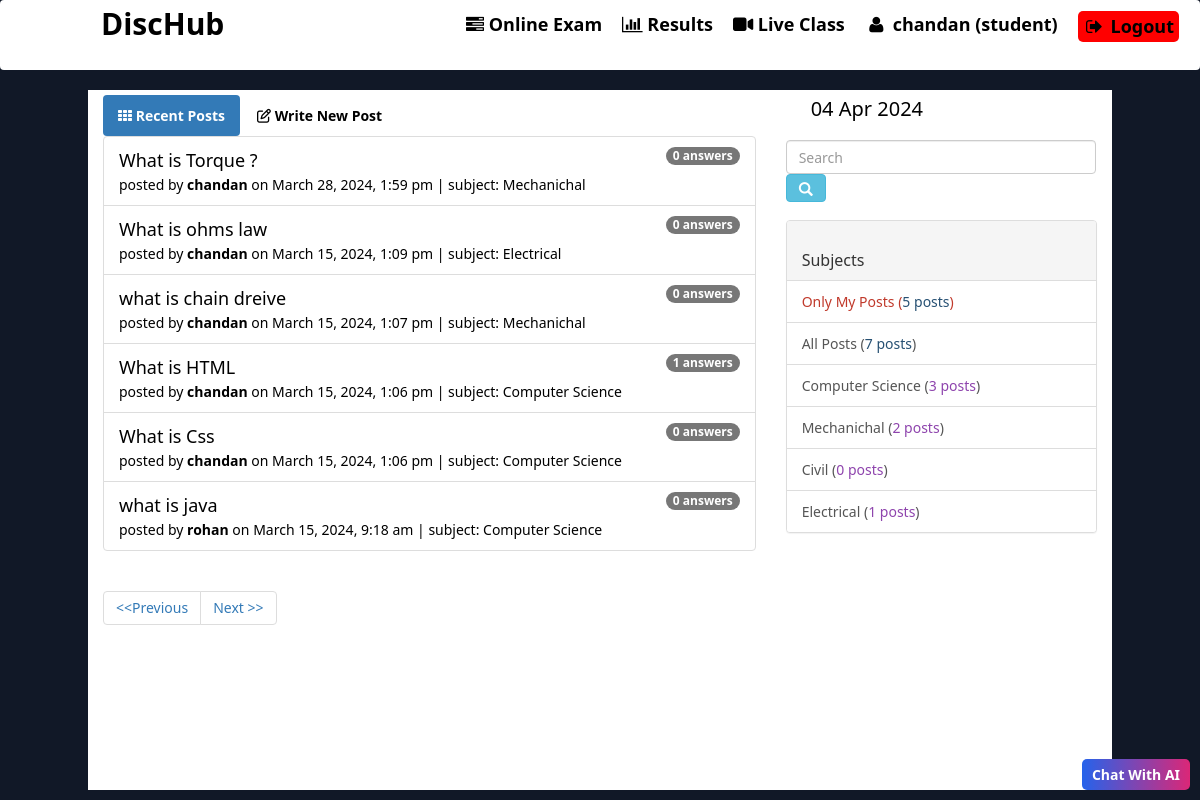
/home.php (signed in), run on the app's committed database.
### tables this page shows
CREATE TABLE `tbl_post` (
  `id` int(11) NOT NULL,
  `title` varchar(255) NOT NULL,
  `description` text NOT NULL,
  `user_id` int(4) NOT NULL,
  `sub_id` int(4) NOT NULL,
  `pdate` timestamp NOT NULL DEFAULT current_timestamp(),
  `image` varchar(255) NOT NULL
);

CREATE TABLE `tbl_student` (
  `id` int(11) NOT NULL,
  `name` varchar(50) NOT NULL,
  `username` varchar(50) NOT NULL,
  `password` varchar(32) NOT NULL,
  `class` int(11) NOT NULL,
  `phone` varchar(30) NOT NULL
);

CREATE TABLE `tbl_subject` (
  `id` int(11) NOT NULL,
  `name` varchar(30) NOT NULL
);

### libs/Session.php (called while the page is built, shortened)
<?php
class Session{
	 public static function get($key){
	 	if (isset($_SESSION[$key])) {
	 		return $_SESSION[$key];
	 	} else {
	 		return false;
	 	}
	 }
}
?>

### libs/Database.php (called while the page is built, shortened)
<?php
$filepath = realpath(dirname(__FILE__));
Class Database{
	public $host   = DB_HOST;
	public $user   = DB_USER;
	public $pass   = DB_PASS;
	public $dbname = DB_NAME;
	public $link;
	function connectDB(){
	$this->link = new mysqli($this->host, $this->user, $this->pass, $this->dbname);
 }
	public function select($query){
		$result = $this->link->query($query) or die($this->link->error.__LINE__);
		if($result->num_rows > 0){
			return $result;
		} else {
			return false;
		}
	}
}

### classes/PostComment.php (called while the page is built, shortened)
<?php
$filepath = realpath(dirname(__FILE__));
include_once ($filepath."/../libs/Database.php");
include_once ($filepath."/../libs/Session.php");
include_once ($filepath."/../helpers/Format.php");
Class PostComment{
	private $db;
	public function __construct(){
		$this->db = new Database();
	}
	public function getSubject(){
		$sql = "SELECT * FROM tbl_subject ORDER BY id ASC";
		$result = $this->db->select($sql);
		return $result;
	}
	public function getAllPost($start_from, $per_page){
		$sql = "SELECT tbl_post.*, tbl_student.username,tbl_subject.name
				FROM tbl_post
				INNER JOIN tbl_student
				ON tbl_post.user_id = tbl_student.id
				INNER JOIN tbl_subject
				ON tbl_post.sub_id = tbl_subject.id
				ORDER BY tbl_post.id DESC limit $start_from, $per_page";
		$result = $this->db->select($sql);
		if ($result) {
			return $result;
		}else{
			$msg = "<span class='error'>No Posts found !.</span>";
			return $msg;
		}
	}
	public function getTotalPostRows(){
		$sql = "SELECT * FROM tbl_post ORDER BY id DESC";
		$result = $this->db->select($sql);
		return $result;
	}
public function userTotalPost(){
    $userid = Session::get("userid");
    $sql = "SELECT * FROM tbl_post WHERE user_id='$userid'";
    $result = $this->db->select($sql);
    if ($result !== false) {
        $count = $result->num_rows;
        if ($count == 0) {
            return "You don't have any posts.";
        } else {
            return $count;
        }
    } else {
        return "You have no";
    }
}
	public function subjectWisePost($subid){
		$sql = "SELECT tbl_post.*, tbl_student.username,tbl_subject.name
				FROM tbl_post
				INNER JOIN tbl_student
				ON tbl_post.user_id = tbl_student.id
				INNER JOIN tbl_subject
				ON tbl_post.sub_id = tbl_subject.id
				WHERE tbl_post.sub_id='$subid'";
		$result = $this->db->select($sql);
		if ($result) {
			return $result;
		}else{
			return false;
		}
	}
	public function getSinglePostComment($postId){
		$sql = "SELECT * FROM tbl_comment WHERE postid='$postId' ORDER BY id DESC";
		$result = $this->db->select($sql);
		if ($result) {
			return $result;
		}else{
			return false;
		}
	}
}
?>

### helpers/Format.php (called while the page is built, shortened)
<?php
class Format{
	public function formatDate($date){
		return date('F j, Y, g:i a', strtotime($date));
	}
}
?>

### home.php (the view, shortened to what this page needs)
<html lang="en">
  <head>
  <link href="https://cdn.jsdelivr.net/npm/tailwindcss@2.2.19/dist/tailwind.min.css" rel="stylesheet">
  <link rel="stylesheet" href="style.css">
</head>
<body>
<?php
include_once "bot.php";
include_once "header1.php";
?>
    <section class="qeustion_list clearfix">
      <div class="container " style="  margin-top: 0px;">
        <div class="row ">
          <div class="col-md-8">
            <ul class="nav nav-pills">
               <li class="active"><a href="#section1" data-toggle="tab"><i class="fa fa-th" aria-hidden="true"></i> <strong>Recent Posts</strong></a></li>
               <?php
              if (Session::get("checkusertype")) {
                ?>
          <li><a  href="#section2" data-toggle="tab"><i class="fa fa-pencil-square-o" aria-hidden="true"></i> <strong class=" border-">Write New Post</strong></a></li>
          <?php } ?>
           </ul>
           <?php
            $per_page = 6;
            if (isset($_GET['page'])) {
              $page= $_GET['page'];
            }else{
              $page = 1;
            }
            $start_from = ($page-1)*$per_page;
           ?>
           <div class="tab-content">
               <div class="tab-pane fade in active" id="section1">
                   <div class="qs_list">
                   <?php
                      if (isset($_GET['subid'])) {
                        $subid= $_GET['subid'];
                    ?>
                       <ul class="list-group" >
                    <?php
                         $subrows = $pc->getSubjectById($subid);
                         $result = $subrows->fetch_assoc();
                         $subname = $result['name'];
                        $subpost = $pc->subjectWisePost($subid);
                        if ($subpost) {
                          $countSub = $subpost->num_rows;
                          echo "<h4 style='text-align:center;color:green'>$countSub Posts found on subject <strong>$subname</strong></h4>";
                          while ($row = $subpost->fetch_assoc()) {
                            $getcomment = $pc->getSinglePostComment($row['id']);
                          if($getcomment){
                            $countc = $getcomment->num_rows;
                          }else{
                            $countc = 0;
                          }
                    ?>
                              <li class="list-group-item">
                                <a href="singlepost.php?pid=<?php echo $row['id'];?>"><?php echo $row['title'];?></a>
                                <span class="badge"><?php echo $countc;?> answers</span><br><span class="postedby">posted by <?php echo $row['username'];?> on <?php echo $fm->formatdate($row['pdate']);?> | subject: <a href="#"><?php echo $row['name'];?></a></span>
                              </li>
                    <?php
                        $countc = 0;
                          }
                        }else{
                            echo "<span class='error' style='font-size:20px;text-align:center;'>No post found !</span>";
                        }
                    ?>
                 </ul>
                <?php
                    }else{
                 ?>
                 <ul class="list-group">
                  <?php
                      $allpost = $pc->getAllPost($start_from, $per_page);
                      if ($allpost->num_rows) {
                        while ($row = $allpost->fetch_assoc()) {
                          $getcomment = $pc->getSinglePostComment($row['id']);
                          if($getcomment){
                            $countc = $getcomment->num_rows;
                          }else{
                            $countc = 0;
                          }
                  ?>
                            <li class="list-group-item">
                              <a style="font-size: 18px;" href="singlepost.php?pid=<?php echo $row['id'];?>"><?php echo $row['title'];?></a>
                              <span class="badge"><?php echo $countc; ?> answers</span><br><span class="postedby">posted by <strong><?php echo $row['username'];?></strong> on <?php echo $fm->formatdate($row['pdate']);?> | subject: <a href="#"><?php echo $row['name'];?></a></span>
                            </li>
                  <?php
                    $countc = 0;
                        }
                      }else{
                          echo $allpost;
                      }
                  ?>
               </ul>
            <?php } ?>
             </div>
             <div class="obls_page">
            <?php
              if (!isset($_GET['subid'])) {
            ?>
               <ul class="pagination">
               <?php
                  $postrows = $pc->getTotalPostRows();
                  $total_row = $postrows->num_rows;
                  $total_pages = ceil($total_row/$per_page);
                ?>
                <?php
                echo "<li><a  href='index.php?page=1'>&lt;&lt;Previous</a></li>";
               echo "<li><a href='home.php?page=$total_pages'>Next &gt;&gt;</a></li>";
               ?>
               </ul>
            <?php } ?>
         </div>
         </div>
           </div>
          </div>
          <?php
          include_once "sidebar.php";
          ?>
        </div>
      </div>
    </section>
</body>
</html>

### sidebar.php (shortened to what this page needs)
<div class="col-md-4 fixed-top">
    <div class="row" style="padding-bottom:10px">
        <div class="col-md-12">
            <table class="tabBlock">
                <tr>
                    <td style="padding-right:15px"></td>
                    <td style="font-size:20px;padding-left:10px;"><?php echo date('d M Y');?></td>
                </tr>
            </table>
        </div>
    </div>
    <div class="row" style="padding-bottom:10px">
        <form class="navbar-form navbar-left" role="search" action="" method="GET">
            <div class="form-group">
                <input style="width:310px;" type="text" name="search" class="form-control" placeholder="Search">
            </div>
            <button type="submit" class="btn btn-info"><span class="glyphicon glyphicon-search"></span></button>
        </form>
    </div>
    <div class="panel panel-default">
        <div class="panel-heading">
            <br>
            <h3 class="panel-title">Subjects</h3>
        </div>
        <div class="list-group subject_link">
            <?php
            $subs = $pc->getSubject();
            if (isset($subs)) {
                $userposts = $pc->userTotalPost();
                $allpost = $pc->getTotalPostRows();
                $allpost = $allpost->num_rows;
                ?>
                <?php if (Session::get("checkusertype")) { ?>
                    <a style="color:#c0392b" href="home.php?usid=<?php echo Session::get("userid");?>" class="list-group-item">Only My Posts (<span style="color:#265073"><?php echo $userposts;?> posts</span>)</a>
                <?php } ?>
                <a href="home.php" class="list-group-item">All Posts (<span style="color:#265073"><?php echo $allpost;?> posts</span>)</a>
                <?php
                while ($row = $subs->fetch_assoc()) {
                    $indSubpost = $pc->subjectWisePost($row['id']);
                    if ($indSubpost) {
                        $countIndSubPost = $indSubpost->num_rows;
                    } else {
                        $countIndSubPost = 0;
                    }
                    ?>
                    <a href="home.php?subid=<?php echo $row['id'];?>" class="list-group-item"><?php echo $row['name'];?> (<span style="color:#8e44ad"><?php echo $countIndSubPost;?> posts</span>)</a>
                <?php
                }
            } else {
                echo "No subject found";
            }
            ?>
       </div>
    </div>
</div>

### style.css (style rules this page uses)
body { background:#070F2B; height: 800px; }
.container { margin-top: -30px; padding-top: 5px; height: 700px; background: white; }

### home.php (style rules this page uses)
.container { height: 500px; margin-top: 20px; }

### header1.php (style rules this page uses)
body { background-color: #111827; font-family: 'Segoe UI', Tahoma, Geneva, Verdana, sans-serif; margin: 0; padding: 0; color: black; }

### data on the page
tbl_post: title "What is Torque ?", countc "0", tbl_student.username "chandan", pdate "March 28, 2024, 1:59 pm", tbl_subject.name "Mechanichal"
tbl_post: title "What is ohms law", countc "0", tbl_student.username "chandan", pdate "March 15, 2024, 1:09 pm", tbl_subject.name "Electrical"
tbl_post: title "what is chain dreive", countc "0", tbl_student.username "chandan", pdate "March 15, 2024, 1:07 pm", tbl_subject.name "Mechanichal"
tbl_post: title "What is HTML", countc "1", tbl_student.username "chandan", pdate "March 15, 2024, 1:06 pm", tbl_subject.name "Computer Science"
tbl_post: title "What is Css", countc "0", tbl_student.username "chandan", pdate "March 15, 2024, 1:06 pm", tbl_subject.name "Computer Science"
tbl_post: title "what is java", countc "0", tbl_student.username "rohan", pdate "March 15, 2024, 9:18 am", tbl_subject.name "Computer Science"
tbl_subject: name "Computer Science", countIndSubPost "3"
tbl_subject: name "Mechanichal", countIndSubPost "2"
tbl_subject: name "Civil", countIndSubPost "0"
tbl_subject: name "Electrical", countIndSubPost "1"

### other printed values
Session::get('username') "chandan"
Session::get("usertype") "student"
$userposts "5"
$allpost "7"
